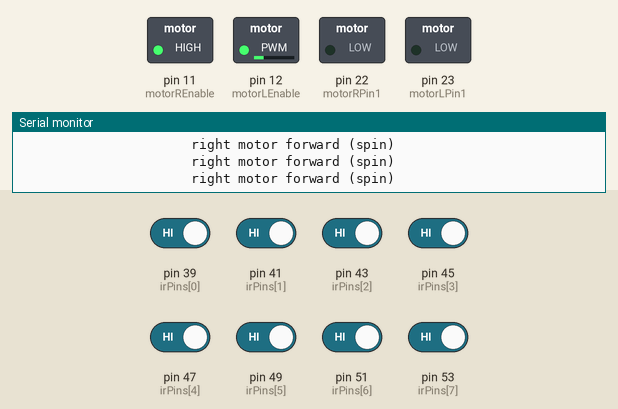
A sketch run on a simulated Arduino Mega 2560, built with avr-gcc and run on an emulated ATmega2560. Parts: switched loads named in the sketch (green lamp = pin HIGH), the last lines printed to the serial monitor. Inputs (shaded band) come from the test bench; at power-on: pin 39 (irPins[0]), pin 41 (irPins[1]), pin 43 (irPins[2]), pin 45 (irPins[3]), pin 47 (irPins[4]), pin 49 (irPins[5]), pin 51 (irPins[6]), pin 53 (irPins[7]) HIGH.

Above: at 3.1 s.
3.2 s: pin 39 (irPins[0]) driven LOW
At 3.9 s:
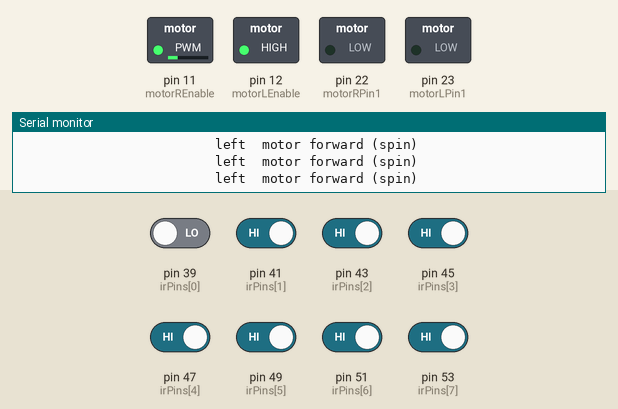
4.7 s: pin 43 (irPins[2]) driven LOW
6.5 s: pin 41 (irPins[1]) driven LOW
At 7.0 s:
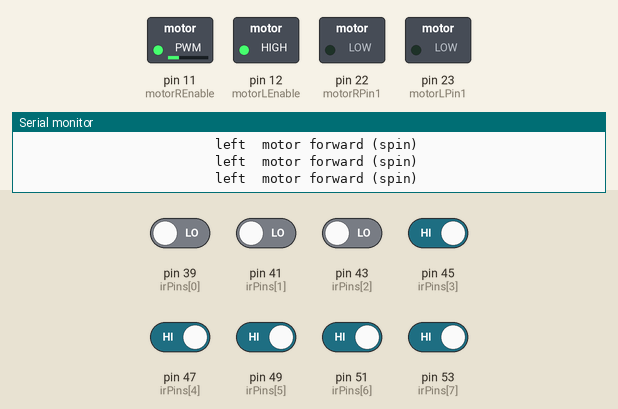
8.0 s: pin 47 (irPins[4]) driven LOW
11.0 s: pin 45 (irPins[3]) driven LOW
12.6 s: pin 39 (irPins[0]) driven HIGH and pin 43 (irPins[2]) driven HIGH
Timing chart, 0 to 15.6 s (numbered marks = the images above; inputs shaded):
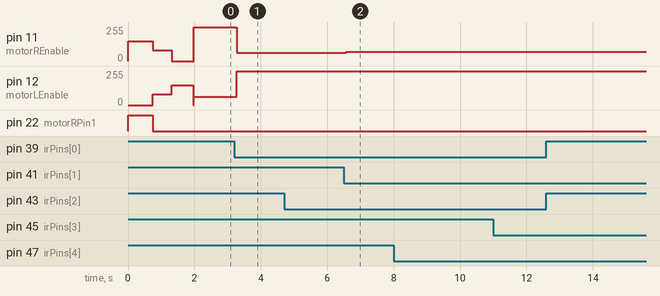

Measured:
- after the input at 3.2 s, pin 11 (motorREnable): 255/255 → 61/255 after 0.08 s; pin 12 (motorLEnable): 61/255 → 255/255 after 0.08 s
- after the input at 6.5 s, pin 11 (motorREnable): 61/255 → 69/255 after 0.07 s

The sketch:

irsensor.ino
```cpp
const int motorRPin1 = 22; // signal pin 1 for the right motor, connect to IN1
const int motorREnable = 11; // enable pin for the right motor (PWM enabled)

const int motorLPin1 = 23; // signal pin 1 for the left motor, connect to IN3
const int motorLEnable = 12; // enable pin for the left motor (PWM enabled)

const int irPins[8] = {39,41,43,45,47,49,51,53};
int irSensorDigital[8] = {0,0,0,0,0,0,0,0};
int i,j = 0;
int d = 1000;

int irSensors = B00000000;

int motorLSpeed = 80;
int motorRSpeed = 80;
int error = 140;   // 145 best 200  //  normal 255  // mad 0
void setup() {


  Serial.begin(9600);


  pinMode(motorLPin1,OUTPUT);

  pinMode(motorLEnable,OUTPUT);

  pinMode(motorRPin1,OUTPUT);
  pinMode(motorREnable,OUTPUT);

  /* Set-up IR sensor pins as input */
  for (int i = 0; i <= 7; i++)
  {pinMode(irPins[i], INPUT);}

Turnleft();
delay(250);
go();
delay(570);
Turnright();
delay(140);
stopme();
}

void loop() {
     scanD();
     check();


}

void check( )
{
     switch (irSensors) {

     case B00000000: // on white paper
     HardrightS();
     break;

     case B10000000: // leftmost sensor on the line
     HardrightS();
     break;

     case B01000000:
     SoftrightS();
     break;

     case B00100000:
     HardrightS();
     break;


     case B00010000:
     SoftrightS();
     break;

     case B00001000:
     SoftleftS();
     break;

     case B00000100:
     HardleftS();
     break;

     case B00000010:
     HardleftS();
     break;

     case B00000001:
     HardleftS();
     break;

     case B11000000:
     HardrightS();
     break;

     case B01100000:
     SoftrightS();
     break;

     case B00110000:
     SoftrightS();
     break;

     case B00011000:
     go();
     break;

     case B00001100:
     SoftleftS();
     break;

     case B00000110:
     SoftleftS();
     break;

     case B00000011:
     HardleftS();
     break;

     case B11100000:
     SoftrightS();
     break;

     case B01110000:
     SoftrightS();
     break;

     case B00111000:
     SoftrightS();
     break;

     case B00011100:
     SoftleftS();
     break;

     case B00001110:
     SoftleftS();
     break;

     case B00000111:
     SoftleftS();
     break;

     case B11110000:
     SoftrightS1();
     break;

     case B01111000:
      SoftrightS1();
     break;

     case B00111100:
     go();
     break;

     case B00011110:
     SoftleftS1();
     break;

     case B00001111:
     SoftleftS();
     break;

     case B11111000:
     SoftrightS();
     break;

     case B01111100:
     SoftrightS();
     break;

     case B00111110:
     SoftleftS();
     break;

     case B00011111:
     SoftleftS();
     break;

     case B11111100:
     SoftrightS();
     break;

     case B01111110:
     go();
     break;

     case B00111111:
     SoftleftS();
     break;


     case B11111110:
     SoftrightS();
     break;

     case B01111111:
     SoftleftS();
     break;

     case B11111111:
      stopme();

     break;


     default:

     Serial.print("Unhandled case: ");

  }

}


void SoftrightS1()

{
     Serial.println("                      right motor forward (spin)");
     analogWrite(motorREnable, motorRSpeed-error);
     digitalWrite(motorRPin1, LOW);


     analogWrite(motorLEnable, motorLSpeed/1.05);
     digitalWrite(motorLPin1, LOW);


}


void SoftleftS1()  //turn left
{
     Serial.println("                         left  motor forward (spin)");
     analogWrite(motorREnable, motorRSpeed/1.05);
     digitalWrite(motorRPin1, LOW);

     analogWrite(motorLEnable, motorLSpeed-error);
     digitalWrite(motorLPin1, LOW);

}


void SoftrightS()

{
     Serial.println("                      right motor forward (spin)");
     analogWrite(motorREnable, motorRSpeed-error);
     digitalWrite(motorRPin1, LOW);


     analogWrite(motorLEnable, motorLSpeed/1.15);
     digitalWrite(motorLPin1, LOW);


}


void SoftleftS()  //turn left
{
     Serial.println("                         left  motor forward (spin)");
     analogWrite(motorREnable, motorRSpeed/1.15);
     digitalWrite(motorRPin1, LOW);

     analogWrite(motorLEnable, motorLSpeed-error);
     digitalWrite(motorLPin1, LOW);


}


void HardrightS()

{
     Serial.println("                      right motor forward (spin)");
     analogWrite(motorREnable, motorRSpeed-error);
     digitalWrite(motorRPin1, LOW);


     analogWrite(motorLEnable,motorLSpeed/1.3);
     digitalWrite(motorLPin1, LOW);


}


void HardleftS()  //turn left
{
     Serial.println("                         left  motor forward (spin)");
     analogWrite(motorREnable, motorRSpeed/1.3);
     digitalWrite(motorRPin1, LOW);

     analogWrite(motorLEnable, motorLSpeed-error);
     digitalWrite(motorLPin1, LOW);


}

void go()
{
    Serial.println("                         forward ");
     analogWrite(motorREnable, motorRSpeed);
     digitalWrite(motorRPin1, LOW);

     analogWrite(motorLEnable,motorLSpeed );
     digitalWrite(motorLPin1, LOW);


}

void stopme()
{
     Serial.println("                         stop");
     analogWrite(motorREnable, 0);
     digitalWrite(motorRPin1, LOW);


     analogWrite(motorLEnable, 0);
     digitalWrite(motorLPin1, LOW);


}


void scanD()
{
  for ( byte count = 0; count < 8;count++ )
{
  bitWrite(irSensors, count, !digitalRead( irPins[count] ));
}
}


void Turnleft()
{
  /*move left to find the line!*/


     Serial.println("                         search");
     analogWrite(motorREnable, 150);
     digitalWrite(motorRPin1, HIGH);

     analogWrite(motorLEnable, 0);
     digitalWrite(motorLPin1, LOW);

     delay(500);

}


void Turnright()
{
  /*move left to find the line!*/


     Serial.println("                         search");
     analogWrite(motorREnable, 0);
     digitalWrite(motorRPin1, LOW);

     analogWrite(motorLEnable, 150);
     digitalWrite(motorLPin1, LOW);

     delay(500);

}
```
